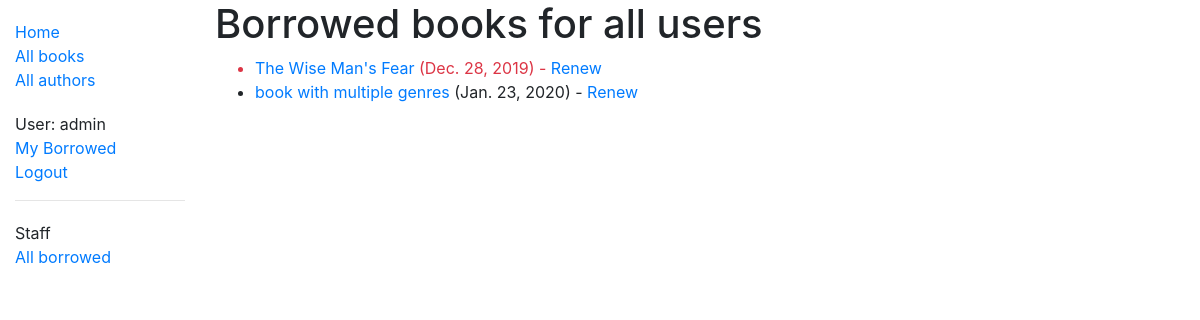
/catalog/borrowed/ (signed in), run on an earlier commit of the app's database.
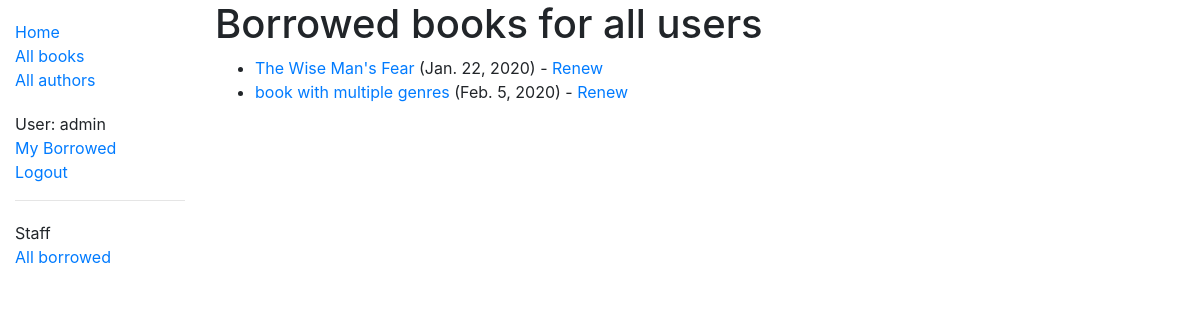
And on a later commit of the database.
### catalog/models.py (models this page shows, shortened)
class BookInstance(models.Model):
    id = models.UUIDField(primary_key=True, default=uuid.uuid4, help_text='Unique ID for this particular book across whole library')
    book = models.ForeignKey('Book', on_delete=models.SET_NULL, null=True)
    imprint = models.CharField(max_length=200, help_text='version details of a book')
    due_back = models.DateField(null=True, blank=True)
    borrower = models.ForeignKey(User, on_delete=models.SET_NULL, null=True, blank=True)
    @property
    def is_overdue(self):
        if self.due_back and date.today() > self.due_back:
            return True
        return False
    LOAN_STATUS = (
        ('m', 'Maintenance'),
        ('o', 'On loan'),
        ('a', 'Available'),
        ('r', 'Reserved'),
    )
    status = models.CharField(
        max_length=1,
        choices=LOAN_STATUS,
        blank=True,
        default='m',
        help_text='Book availability',
    )
    class Meta:
        ordering = ['due_back']
        permissions = (
            ('can_mark_returned', 'Set book as returned'),
            ('librarian', 'Librarian access'),
        )

class Book(models.Model):
    title = models.CharField(max_length=200)
    author = models.ForeignKey('Author', on_delete=models.SET_NULL, null=True)
    summary = models.TextField(max_length=1000, help_text='Enter a brief description of the book')
    isbn = models.CharField('ISBN', max_length=13, help_text='13 Character <a href="https://www.isbn-international.org/content/what-isbn">ISBN number</a>')
    genre = models.ManyToManyField(Genre, help_text='Select a genre for this book')
    def display_genre(self):
        """Because one book can have multiple genres, creates a string with the first 3 Genres.
         This is required to display genre in Admin."""
        return ', '.join([genre.name for genre in self.genre.all()[:3]])
    display_genre.short_description = 'Genre'
    class Meta:
        ordering = ['title']

### catalog/views.py (the view)
# urls.py: path('borrowed/', views.LoanedBooksAllListView.as_view(), name='all-borrowed'),
class LoanedBooksAllListView(PermissionRequiredMixin, generic.ListView):
    model = BookInstance
    permission_required = 'catalog.librarian'
    template_name = 'catalog/bookinstance_list_borrowed_all.html'
    paginate_by = 10
    def get_queryset(self):
        return BookInstance.objects.filter(status__exact='o').order_by('due_back')

### catalog/templates/catalog/bookinstance_list_borrowed_all.html
{% extends "base_generic.html" %}
{% block content %}
    <h1>Borrowed books for all users</h1>
    {% if bookinstance_list %}
    <ul>
      {% for bookinst in bookinstance_list %}
      <li class="{% if bookinst.is_overdue %}text-danger{% endif %}">
        <a href="{% url 'book-detail' bookinst.book.pk %}">{{ bookinst.book.title }}</a> ({{ bookinst.due_back }})
        {% if perms.catalog.librarian %}- <a href="{% url 'renew-book-librarian' bookinst.id %}">Renew</a>  {% endif %}
      </li>
      {% endfor %}
    </ul>
    {% else %}
      <p>There are no books borrowed.</p>
    {% endif %}
{% endblock %}

What changed in the data, as far as the page shows it:
changed BookInstance "The Wise Man's Fear": due_back "Dec. 28, 2019" → "Jan. 22, 2020"
changed BookInstance "book with multiple genres": due_back "Jan. 23, 2020" → "Feb. 5, 2020"
